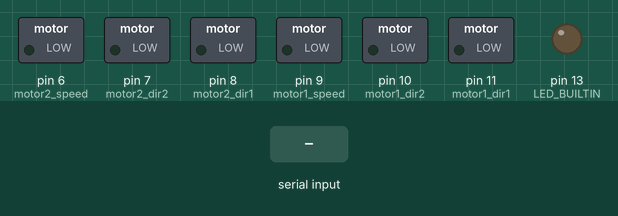
This sketch was run on a simulated Arduino Uno, built with avr-gcc and run on an emulated ATmega328P. On the bench: switched loads named in the sketch (green lamp = pin HIGH), output pins drawn as LEDs (lit = HIGH). The test bench sets the inputs (shaded band).

Above: at 1.2 s.
1.3 s: "u" received over Serial
At 2.5 s:
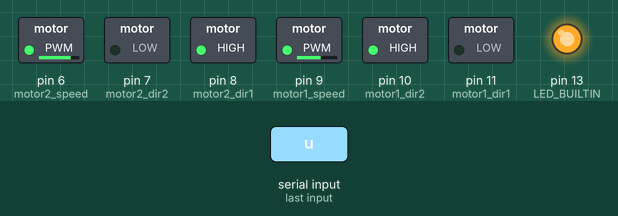
2.8 s: "d" received over Serial
At 3.9 s:
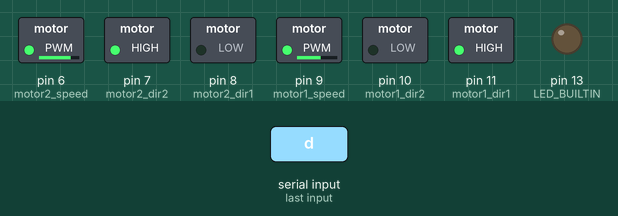
4.3 s: "r" received over Serial
At 5.0 s:
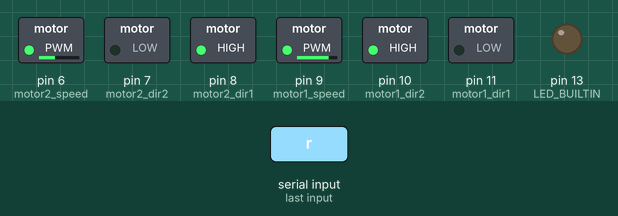
5.8 s: "l" received over Serial
At 6.1 s:
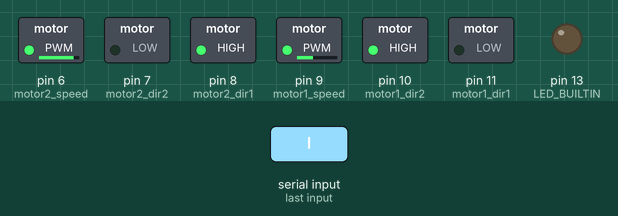
7.3 s: "s" received over Serial
At 8.5 s:
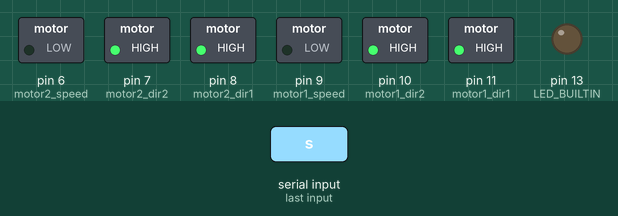
Timing chart, 0 to 9.8 s (numbered marks = the images above; inputs shaded):
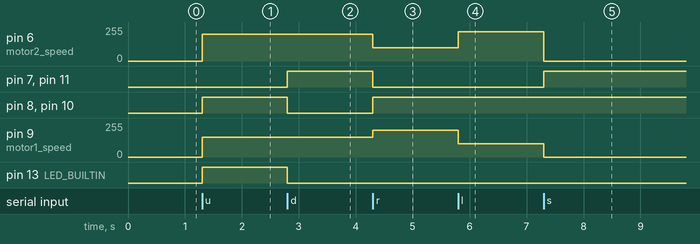

The sketch:

Car.ino
```cpp
#define motor1_dir1 11
#define motor1_dir2 10
#define motor1_speed 9

#define motor2_dir1 8
#define motor2_dir2 7
#define motor2_speed 6

char data;

void forward()
{
  digitalWrite(motor1_dir1,LOW);
  digitalWrite(motor1_dir2,HIGH);
  analogWrite(motor1_speed,150);

  digitalWrite(motor2_dir1,HIGH);
  digitalWrite(motor2_dir2,LOW);
  analogWrite(motor2_speed,200);
}

void backward()
{
  digitalWrite(motor1_dir1,HIGH);
  digitalWrite(motor1_dir2,LOW);
  analogWrite(motor1_speed,150);

  digitalWrite(motor2_dir1,LOW);
  digitalWrite(motor2_dir2,HIGH);
  analogWrite(motor2_speed,200);
}
void right()
{
  digitalWrite(motor1_dir1,LOW);
  digitalWrite(motor1_dir2,HIGH);
  analogWrite(motor1_speed,200);

  digitalWrite(motor2_dir1,HIGH);
  digitalWrite(motor2_dir2,LOW);
  analogWrite(motor2_speed,100);

}
void left()
{
  digitalWrite(motor1_dir1,LOW);
  digitalWrite(motor1_dir2,HIGH);
  analogWrite(motor1_speed,100);

  digitalWrite(motor2_dir1,HIGH);
  digitalWrite(motor2_dir2,LOW);
  analogWrite(motor2_speed,220);
}
void stop1()
{
  digitalWrite(motor1_dir1,HIGH);
  digitalWrite(motor1_dir2,HIGH);
  analogWrite(motor1_speed,0);

  digitalWrite(motor2_dir1,HIGH);
  digitalWrite(motor2_dir2,HIGH);
  analogWrite(motor2_speed,0);
}
void setup() {
  // put your setup code here, to run once:
  Serial.begin(9600);
  pinMode(motor1_dir1,OUTPUT);
  pinMode(motor1_dir2,OUTPUT);
  pinMode(motor1_speed,OUTPUT);

  pinMode(motor2_dir1,OUTPUT);
  pinMode(motor2_dir2,OUTPUT);
  pinMode(motor2_speed,OUTPUT);

  pinMode(LED_BUILTIN,OUTPUT);
}

void loop() {
//  digitalWrite(motor1_dir1,HIGH);
//  digitalWrite(motor1_dir2,LOW);
//  digitalWrite(motor1_speed,1);
//
//  digitalWrite(motor2_dir1,LOW);
//  digitalWrite(motor2_dir2,HIGH);
//  digitalWrite(motor2_speed,1);

  // put your main code here, to run repeatedly:
  while(Serial.available())
  {
    data=Serial.read();
    switch(data)
    {
      case 'u':
        forward();
        digitalWrite(LED_BUILTIN,HIGH);
        break;

       case 'd':
        backward();
        digitalWrite(LED_BUILTIN,LOW);
        break;

       case 'r':
         right();
         break;

       case 'l':
         left();
         break;

        case 's':
         stop1();
         break;
    }
  }
}
```

Measured:
- after the input at 1.3 s, pin 6 (motor2_speed): 0/255 → 200/255 at once; pin 8 (motor2_dir1), pin 10 (motor1_dir2), pin 13 (LED_BUILTIN): LOW → HIGH at once; pin 9 (motor1_speed): 0/255 → 150/255 at once
- after the input at 2.8 s, pin 7 (motor2_dir2), pin 11 (motor1_dir1): LOW → HIGH at once; pin 8 (motor2_dir1), pin 10 (motor1_dir2), pin 13 (LED_BUILTIN): HIGH → LOW at once
- after the input at 4.3 s, pin 6 (motor2_speed): 200/255 → 100/255 at once; pin 7 (motor2_dir2), pin 11 (motor1_dir1): HIGH → LOW at once; pin 8 (motor2_dir1), pin 10 (motor1_dir2): LOW → HIGH at once; pin 9 (motor1_speed): 150/255 → 200/255 at once
- after the input at 5.8 s, pin 6 (motor2_speed): 100/255 → 220/255 at once; pin 9 (motor1_speed): 200/255 → 100/255 at once
- after the input at 7.3 s, pin 6 (motor2_speed): 220/255 → 0/255 at once; pin 7 (motor2_dir2), pin 11 (motor1_dir1): LOW → HIGH at once; pin 9 (motor1_speed): 100/255 → 0/255 at once
